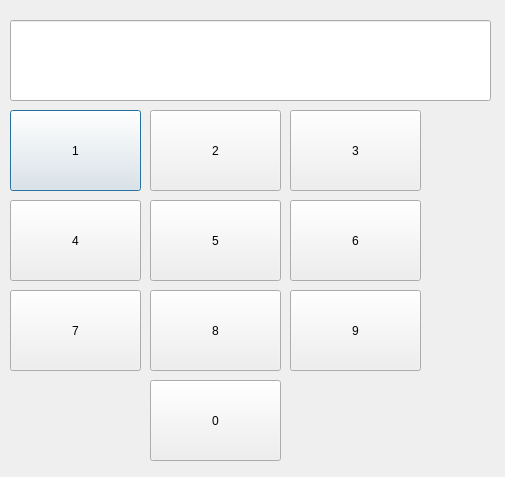
<?xml version="1.0" encoding="UTF-8"?>
<ui version="4.0">
 <class>Dialog</class>
 <widget class="QDialog" name="Dialog">
  <property name="geometry">
   <rect>
    <x>0</x>
    <y>0</y>
    <width>505</width>
    <height>477</height>
   </rect>
  </property>
  <property name="windowTitle">
   <string>Dialog</string>
  </property>
  <widget class="QLineEdit" name="q_lineedit">
   <property name="geometry">
    <rect>
     <x>10</x>
     <y>20</y>
     <width>481</width>
     <height>81</height>
    </rect>
   </property>
  </widget>
  <widget class="QPushButton" name="num_pushbutton_1">
   <property name="geometry">
    <rect>
     <x>10</x>
     <y>110</y>
     <width>131</width>
     <height>81</height>
    </rect>
   </property>
   <property name="text">
    <string>1</string>
   </property>
  </widget>
  <widget class="QPushButton" name="num_pushbutton_2">
   <property name="geometry">
    <rect>
     <x>150</x>
     <y>110</y>
     <width>131</width>
     <height>81</height>
    </rect>
   </property>
   <property name="text">
    <string>2</string>
   </property>
  </widget>
  <widget class="QPushButton" name="num_pushbutton_3">
   <property name="geometry">
    <rect>
     <x>290</x>
     <y>110</y>
     <width>131</width>
     <height>81</height>
    </rect>
   </property>
   <property name="text">
    <string>3</string>
   </property>
  </widget>
  <widget class="QPushButton" name="num_pushbutton_4">
   <property name="geometry">
    <rect>
     <x>10</x>
     <y>200</y>
     <width>131</width>
     <height>81</height>
    </rect>
   </property>
   <property name="text">
    <string>4</string>
   </property>
  </widget>
  <widget class="QPushButton" name="num_pushbutton_5">
   <property name="geometry">
    <rect>
     <x>150</x>
     <y>200</y>
     <width>131</width>
     <height>81</height>
    </rect>
   </property>
   <property name="text">
    <string>5</string>
   </property>
  </widget>
  <widget class="QPushButton" name="num_pushbutton_6">
   <property name="geometry">
    <rect>
     <x>290</x>
     <y>200</y>
     <width>131</width>
     <height>81</height>
    </rect>
   </property>
   <property name="text">
    <string>6</string>
   </property>
  </widget>
  <widget class="QPushButton" name="num_pushbutton_7">
   <property name="geometry">
    <rect>
     <x>10</x>
     <y>290</y>
     <width>131</width>
     <height>81</height>
    </rect>
   </property>
   <property name="text">
    <string>7</string>
   </property>
  </widget>
  <widget class="QPushButton" name="num_pushbutton_8">
   <property name="geometry">
    <rect>
     <x>150</x>
     <y>290</y>
     <width>131</width>
     <height>81</height>
    </rect>
   </property>
   <property name="text">
    <string>8</string>
   </property>
  </widget>
  <widget class="QPushButton" name="num_pushbutton_9">
   <property name="geometry">
    <rect>
     <x>290</x>
     <y>290</y>
     <width>131</width>
     <height>81</height>
    </rect>
   </property>
   <property name="text">
    <string>9</string>
   </property>
  </widget>
  <widget class="QPushButton" name="num_pushbutton_0">
   <property name="geometry">
    <rect>
     <x>150</x>
     <y>380</y>
     <width>131</width>
     <height>81</height>
    </rect>
   </property>
   <property name="text">
    <string>0</string>
   </property>
  </widget>
 </widget>
 <resources/>
 <connections/>
</ui>
